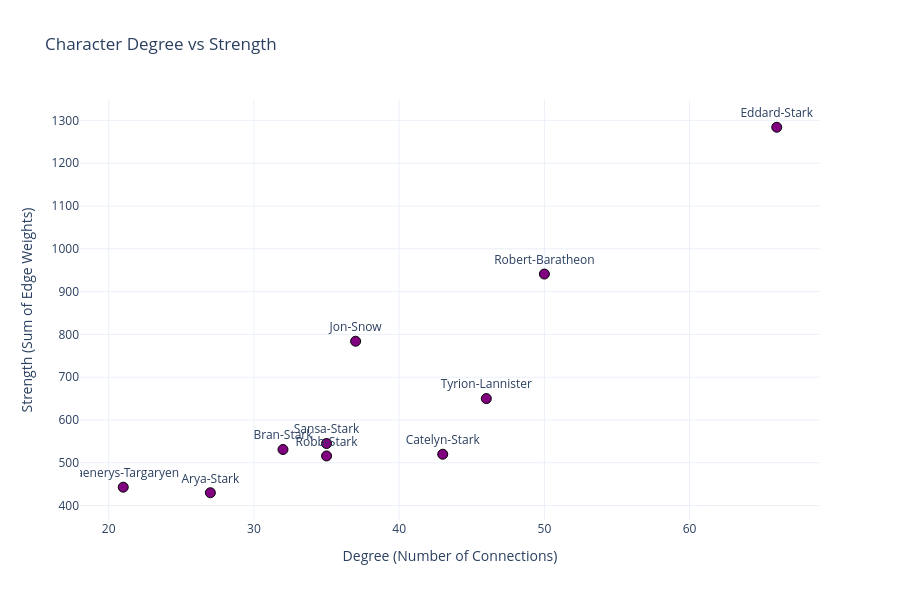

Notebook code cell kept with this figure:
### Code cell
import plotly.graph_objects as go

# Scatter plot of Degree vs weight
fig = go.Figure()

fig.add_trace(go.Scatter(
    x=df_weight['Degree'],           
    y=df_weight['Weight'],         
    mode='markers+text',
    text=df_weight['Character'],      
    textposition='top center',
    marker=dict(
        size=10,
        color='purple',
        line=dict(width=1, color='black')
    )
))

fig.update_layout(
    title="Character Degree vs Strength",
    xaxis_title="Degree (Number of Connections)",
    yaxis_title="Strength (Sum of Edge Weights)",
    template="plotly_white",
    width=900,
    height=600
)

fig.show()

### Figure 1 — Plotly figure (JSON) as saved in the notebook; plotly's stock layout.template omitted (floating-point values rounded to 4 significant figures)
{"data": [{"marker": {"color": "purple", "line": {"color": "black", "width": 1}, "size": 10}, "mode": "markers+text", "text": ["Eddard-Stark", "Robert-Baratheon", "Jon-Snow", "Tyrion-Lannister", "Sansa-Stark", "Bran-Stark", "Catelyn-Stark", "Robb-Stark", "Daenerys-Targaryen", "Arya-Stark"], "textposition": "top center", "type": "scatter", "x": [66, 50, 37, 46, 35, 32, 43, 35, 21, 27], "y": [1284, 941, 784, 650, 545, 531, 520, 516, 443, 430]}], "layout": {"height": 600, "title": {"text": "Character Degree vs Strength"}, "width": 900, "xaxis": {"title": {"text": "Degree (Number of Connections)"}}, "yaxis": {"title": {"text": "Strength (Sum of Edge Weights)"}}}}
